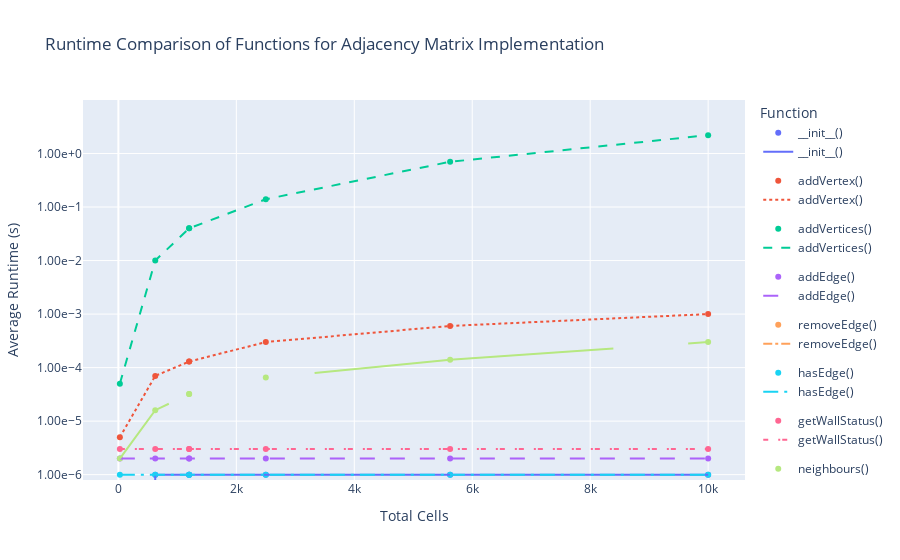

The code cell stored with this chart in its notebook:
### Code cell
import plotly.graph_objects as go
import plotly.express as px

# Specify the desired functions
functions = ['__init__()', 'addVertex()', 'addVertices()', 'addEdge()', 'removeEdge()', 'hasEdge()', 'getWallStatus()', 'neighbours()']

# Define line styles and widths for each function
line_styles = ['solid', 'dot', 'dash', 'longdash', 'dashdot', 'longdashdot', '5px 10px 2px 2px', '10% 20% 40%']
line_widths = [2, 2, 2, 2, 2, 2, 2, 2]

# Create the scatter plot
fig_scatter = px.scatter(
    data_frame=adjMatFunctionsDF,
    x='totalCells',
    y=functions,
    labels={'totalCells': 'Total Cells', '__init__()': '__init__()', 'addVertex()': 'addVertex()', 'addVertices()': 'addVertices()', 'addEdge()': 'addEdge()', 'removeEdge()' : 'removeEdge()', 'hasEdge()': 'hasEdge', 'getWallStatus()': 'getWallStatus()', 'neighbours()': 'neighbours()'},
    title='Total Cells vs. Average Runtime for Selected Adjacency Matrix Functions',
    hover_data={'totalCells': ':.2f', 'value': ':.2e'}
)

# Create the line plot with different line styles and widths
fig_line = px.line(
    data_frame=adjMatFunctionsDF,
    x='totalCells',
    y=functions,
    labels={'totalCells': 'Total Cells', '__init__()': '__init__()', 'addVertex()': 'addVertex()', 'addVertices()': 'addVertices()', 'addEdge()': 'addEdge()', 'removeEdge()' : 'removeEdge()', 'hasEdge()': 'hasEdge', 'getWallStatus()': 'getWallStatus()', 'neighbours()': 'neighbours()'},
    hover_data={'totalCells': ':.2f', 'value': ':.2e'}
)

# Combine the scatter and line plots
fig_combine = go.Figure(data=fig_scatter.data + fig_line.data)

# Update line styles and widths for each trace
for i, trace in enumerate(fig_combine.data[len(functions):]):
    trace.line.dash = line_styles[i]
    trace.line.width = line_widths[i]

# Update the layout with logarithmic y-axis and scientific notation
fig_combine.update_layout(
    title='Runtime Comparison of Functions for Adjacency Matrix Implementation',
    xaxis_title='Total Cells',
    yaxis_title='Average Runtime (s)',
    legend_title='Function',
    yaxis_type='log',
    yaxis_tickformat='.2e',  # Display tick labels in scientific notation with 2 decimal places
    yaxis_tickvals=[1e-7, 1e-6, 1e-5, 1e-4, 1e-3, 1e-2, 1e-1, 1e0],  # Custom tick values
    yaxis_range=[-6.1, 1],  # Set the y-axis range to accommodate the custom tick values
    hoverlabel=dict(namelength=-1)  # Display full hover labels
)

fig_combine.show()

### Figure 1 — Plotly figure (JSON) as saved in the notebook; plotly's stock layout.template omitted (floating-point values rounded to 4 significant figures)
{"data": [{"hovertemplate": "variable=__init__()<br>Total Cells=%{x:.2f}<br>value=%{y:.2e}<extra></extra>", "legendgroup": "__init__()", "marker": {"color": "#636efa", "symbol": "circle"}, "mode": "markers", "name": "__init__()", "orientation": "v", "showlegend": true, "type": "scatter", "x": [25, 625, 1200, 1200, 2500, 5625, 10000], "xaxis": "x", "y": [0, 1e-06, 1e-06, 1e-06, 1e-06, 1e-06, 1e-06], "yaxis": "y"}, {"hovertemplate": "variable=addVertex()<br>Total Cells=%{x:.2f}<br>value=%{y:.2e}<extra></extra>", "legendgroup": "addVertex()", "marker": {"color": "#EF553B", "symbol": "circle"}, "mode": "markers", "name": "addVertex()", "orientation": "v", "showlegend": true, "type": "scatter", "x": [25, 625, 1200, 1200, 2500, 5625, 10000], "xaxis": "x", "y": [5e-06, 7e-05, 0.00013, 0.00013, 0.0003, 0.0006, 0.001], "yaxis": "y"}, {"hovertemplate": "variable=addVertices()<br>Total Cells=%{x:.2f}<br>value=%{y:.2e}<extra></extra>", "legendgroup": "addVertices()", "marker": {"color": "#00cc96", "symbol": "circle"}, "mode": "markers", "name": "addVertices()", "orientation": "v", "showlegend": true, "type": "scatter", "x": [25, 625, 1200, 1200, 2500, 5625, 10000], "xaxis": "x", "y": [5e-05, 0.01, 0.04, 0.04, 0.14, 0.7, 2.2], "yaxis": "y"}, {"hovertemplate": "variable=addEdge()<br>Total Cells=%{x:.2f}<br>value=%{y:.2e}<extra></extra>", "legendgroup": "addEdge()", "marker": {"color": "#ab63fa", "symbol": "circle"}, "mode": "markers", "name": "addEdge()", "orientation": "v", "showlegend": true, "type": "scatter", "x": [25, 625, 1200, 1200, 2500, 5625, 10000], "xaxis": "x", "y": [2e-06, 2e-06, 2e-06, 2e-06, 2e-06, 2e-06, 2e-06], "yaxis": "y"}, {"hovertemplate": "variable=removeEdge()<br>Total Cells=%{x:.2f}<br>value=%{y:.2e}<extra></extra>", "legendgroup": "removeEdge()", "marker": {"color": "#FFA15A", "symbol": "circle"}, "mode": "markers", "name": "removeEdge()", "orientation": "v", "showlegend": true, "type": "scatter", "x": [25, 625, 1200, 1200, 2500, 5625, 10000], "xaxis": "x", "y": [null, null, null, null, null, null, null], "yaxis": "y"}, {"hovertemplate": "variable=hasEdge()<br>Total Cells=%{x:.2f}<br>value=%{y:.2e}<extra></extra>", "legendgroup": "hasEdge()", "marker": {"color": "#19d3f3", "symbol": "circle"}, "mode": "markers", "name": "hasEdge()", "orientation": "v", "showlegend": true, "type": "scatter", "x": [25, 625, 1200, 1200, 2500, 5625, 10000], "xaxis": "x", "y": [1e-06, 1e-06, 1e-06, 1e-06, 1e-06, 1e-06, 1e-06], "yaxis": "y"}, {"hovertemplate": "variable=getWallStatus()<br>Total Cells=%{x:.2f}<br>value=%{y:.2e}<extra></extra>", "legendgroup": "getWallStatus()", "marker": {"color": "#FF6692", "symbol": "circle"}, "mode": "markers", "name": "getWallStatus()", "orientation": "v", "showlegend": true, "type": "scatter", "x": [25, 625, 1200, 1200, 2500, 5625, 10000], "xaxis": "x", "y": [3e-06, 3e-06, 3e-06, 3e-06, 3e-06, 3e-06, 3e-06], "yaxis": "y"}, {"hovertemplate": "variable=neighbours()<br>Total Cells=%{x:.2f}<br>value=%{y:.2e}<extra></extra>", "legendgroup": "neighbours()", "marker": {"color": "#B6E880", "symbol": "circle"}, "mode": "markers", "name": "neighbours()", "orientation": "v", "showlegend": true, "type": "scatter", "x": [25, 625, 1200, 1200, 2500, 5625, 10000], "xaxis": "x", "y": [2e-06, 1.6e-05, 3.2e-05, 3.2e-05, 6.5e-05, 0.00014, 0.0003], "yaxis": "y"}, {"hovertemplate": "variable=__init__()<br>Total Cells=%{x:.2f}<br>value=%{y:.2e}<extra></extra>", "legendgroup": "__init__()", "line": {"color": "#636efa", "dash": "solid", "width": 2}, "marker": {"symbol": "circle"}, "mode": "lines", "name": "__init__()", "orientation": "v", "showlegend": true, "type": "scatter", "x": [25, 625, 1200, 1200, 2500, 5625, 10000], "xaxis": "x", "y": [0, 1e-06, 1e-06, 1e-06, 1e-06, 1e-06, 1e-06], "yaxis": "y"}, {"hovertemplate": "variable=addVertex()<br>Total Cells=%{x:.2f}<br>value=%{y:.2e}<extra></extra>", "legendgroup": "addVertex()", "line": {"color": "#EF553B", "dash": "dot", "width": 2}, "marker": {"symbol": "circle"}, "mode": "lines", "name": "addVertex()", "orientation": "v", "showlegend": true, "type": "scatter", "x": [25, 625, 1200, 1200, 2500, 5625, 10000], "xaxis": "x", "y": [5e-06, 7e-05, 0.00013, 0.00013, 0.0003, 0.0006, 0.001], "yaxis": "y"}, {"hovertemplate": "variable=addVertices()<br>Total Cells=%{x:.2f}<br>value=%{y:.2e}<extra></extra>", "legendgroup": "addVertices()", "line": {"color": "#00cc96", "dash": "dash", "width": 2}, "marker": {"symbol": "circle"}, "mode": "lines", "name": "addVertices()", "orientation": "v", "showlegend": true, "type": "scatter", "x": [25, 625, 1200, 1200, 2500, 5625, 10000], "xaxis": "x", "y": [5e-05, 0.01, 0.04, 0.04, 0.14, 0.7, 2.2], "yaxis": "y"}, {"hovertemplate": "variable=addEdge()<br>Total Cells=%{x:.2f}<br>value=%{y:.2e}<extra></extra>", "legendgroup": "addEdge()", "line": {"color": "#ab63fa", "dash": "longdash", "width": 2}, "marker": {"symbol": "circle"}, "mode": "lines", "name": "addEdge()", "orientation": "v", "showlegend": true, "type": "scatter", "x": [25, 625, 1200, 1200, 2500, 5625, 10000], "xaxis": "x", "y": [2e-06, 2e-06, 2e-06, 2e-06, 2e-06, 2e-06, 2e-06], "yaxis": "y"}, {"hovertemplate": "variable=removeEdge()<br>Total Cells=%{x:.2f}<br>value=%{y:.2e}<extra></extra>", "legendgroup": "removeEdge()", "line": {"color": "#FFA15A", "dash": "dashdot", "width": 2}, "marker": {"symbol": "circle"}, "mode": "lines", "name": "removeEdge()", "orientation": "v", "showlegend": true, "type": "scatter", "x": [25, 625, 1200, 1200, 2500, 5625, 10000], "xaxis": "x", "y": [null, null, null, null, null, null, null], "yaxis": "y"}, {"hovertemplate": "variable=hasEdge()<br>Total Cells=%{x:.2f}<br>value=%{y:.2e}<extra></extra>", "legendgroup": "hasEdge()", "line": {"color": "#19d3f3", "dash": "longdashdot", "width": 2}, "marker": {"symbol": "circle"}, "mode": "lines", "name": "hasEdge()", "orientation": "v", "showlegend": true, "type": "scatter", "x": [25, 625, 1200, 1200, 2500, 5625, 10000], "xaxis": "x", "y": [1e-06, 1e-06, 1e-06, 1e-06, 1e-06, 1e-06, 1e-06], "yaxis": "y"}, {"hovertemplate": "variable=getWallStatus()<br>Total Cells=%{x:.2f}<br>value=%{y:.2e}<extra></extra>", "legendgroup": "getWallStatus()", "line": {"color": "#FF6692", "dash": "5px 10px 2px 2px", "width": 2}, "marker": {"symbol": "circle"}, "mode": "lines", "name": "getWallStatus()", "orientation": "v", "showlegend": true, "type": "scatter", "x": [25, 625, 1200, 1200, 2500, 5625, 10000], "xaxis": "x", "y": [3e-06, 3e-06, 3e-06, 3e-06, 3e-06, 3e-06, 3e-06], "yaxis": "y"}, {"hovertemplate": "variable=neighbours()<br>Total Cells=%{x:.2f}<br>value=%{y:.2e}<extra></extra>", "legendgroup": "neighbours()", "line": {"color": "#B6E880", "dash": "10% 20% 40%", "width": 2}, "marker": {"symbol": "circle"}, "mode": "lines", "name": "neighbours()", "orientation": "v", "showlegend": true, "type": "scatter", "x": [25, 625, 1200, 1200, 2500, 5625, 10000], "xaxis": "x", "y": [2e-06, 1.6e-05, 3.2e-05, 3.2e-05, 6.5e-05, 0.00014, 0.0003], "yaxis": "y"}], "layout": {"autosize": true, "hoverlabel": {"namelength": -1}, "legend": {"title": {"text": "Function"}}, "title": {"text": "Runtime Comparison of Functions for Adjacency Matrix Implementation"}, "xaxis": {"autorange": true, "range": [-581.5, 10610.0], "title": {"text": "Total Cells"}, "type": "linear"}, "yaxis": {"range": [-6.1, 1], "tickformat": ".2e", "tickvals": [1e-07, 1e-06, 1e-05, 0.0001, 0.001, 0.01, 0.1, 1], "title": {"text": "Average Runtime (s)"}, "type": "log"}}}
